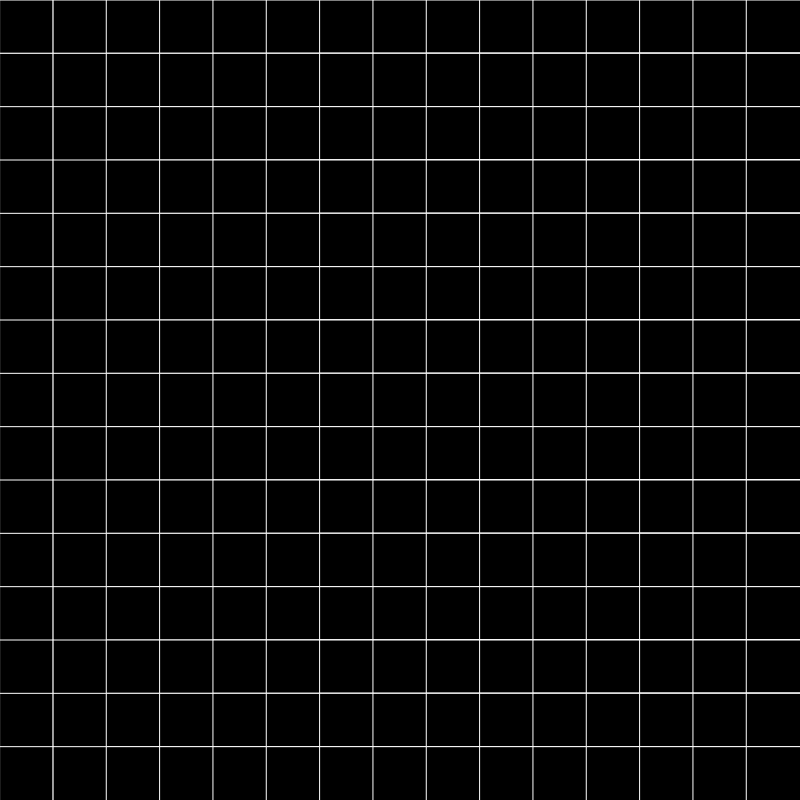
Frame 1 (no input)
Frame 60 (no input): identical to frame 1, image omitted
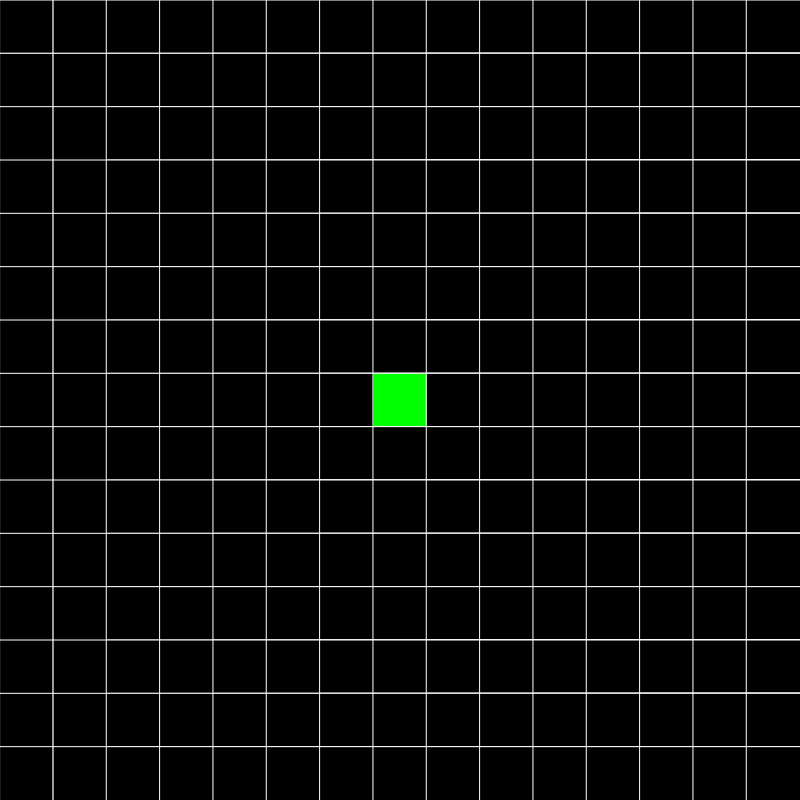
Frame 120 (the mouse pressed at the canvas centre since frame 60)

The p5.js sketch that drew these frames (run headless with seeded random() and noise() and a simulated clock; from frame 60 on, the mouse is pressed at the canvas centre):

// p5.js sketch
// ── sketch.js
let world = []
let rows = 15
let cols = 15
let going = false
let w, h

function setup() {
  createCanvas(800, 800);
  frameRate(1000)
  world = blankArr()
  w = width / cols
  h = height / rows
}

function draw() {
  background(51);
  if (going) iterateWorld()
  showWorld()
}
//click management
function mousePressed() {
  r = floor(map(mouseY, 0, height, 0, rows))
  c = floor(map(mouseX, 0, width, 0, cols))
  // console.log(r,c)
  try {
    world[r][c] = !world[r][c]
  } catch(e){
    console.log('r,c',r,c)
  }
}
function mouseDragged(){
  r = floor(map(mouseY, 0, height, 0, rows))
  c = floor(map(mouseX, 0, width, 0, cols))
  // console.log(r,c)
  try {
    world[r][c] = true
  } catch(e){
    console.log('r,c',r,c)
  }
}
function start() {
  going = true
}
function stop(){
  going = false
}
function clearWorld(){
  world = blankArr()
  stop()
}
//world stuff
function neighbors(r,c){
  let ans = 0
  for(let i = -1; i <= 1; i++){
    for(let j = -1; j <= 1; j++){
      if(j || i){//to prevent counting itself as a neighbor
        try{
          // if(world[r+i][c+j]) ans++
          if(world[(rows+(r+i))%rows][((cols+c+j))%cols]) ans++//boundless
        }catch(e){
          console.log(e)
        }
      }
    }
  }
  return ans
}
function blankArr(){
  let ans = []
  for (let r = 0; r < rows; r++) {
    let row = []
    for (let c = 0; c < cols; c++) {
      row.push(false)
    }
    ans.push(row)
  }
  return ans
}
function iterateWorld() {
  let next = blankArr()
  for (let r = 0; r < rows; r++) {
    for (let c = 0; c < cols; c++) {
      let val = world[r][c]
      let nextVal = false
      let n = neighbors(r,c)
      //loneliness
      if(val && n<2) nextVal = false
      //stay alive
      else if(val && (n===2 || n===3)) nextVal = true
      //overpopulation
      else if(val && n > 3) nextVal = false
      //reproduction
      else if(!val && n===3) nextVal = true
      next[r][c] = nextVal
    }
  }
  world = next.slice()
}
function showWorld() {
  for (let r = 0; r < rows; r++) {
    for (let c = 0; c < cols; c++) {
      if (world[r][c]) fill(0, 255, 0)
      else fill(0)
      stroke(255)
      rect(c * w, r * h, (c + 1) * w, (r + 1) * h)
    }
  }
}
